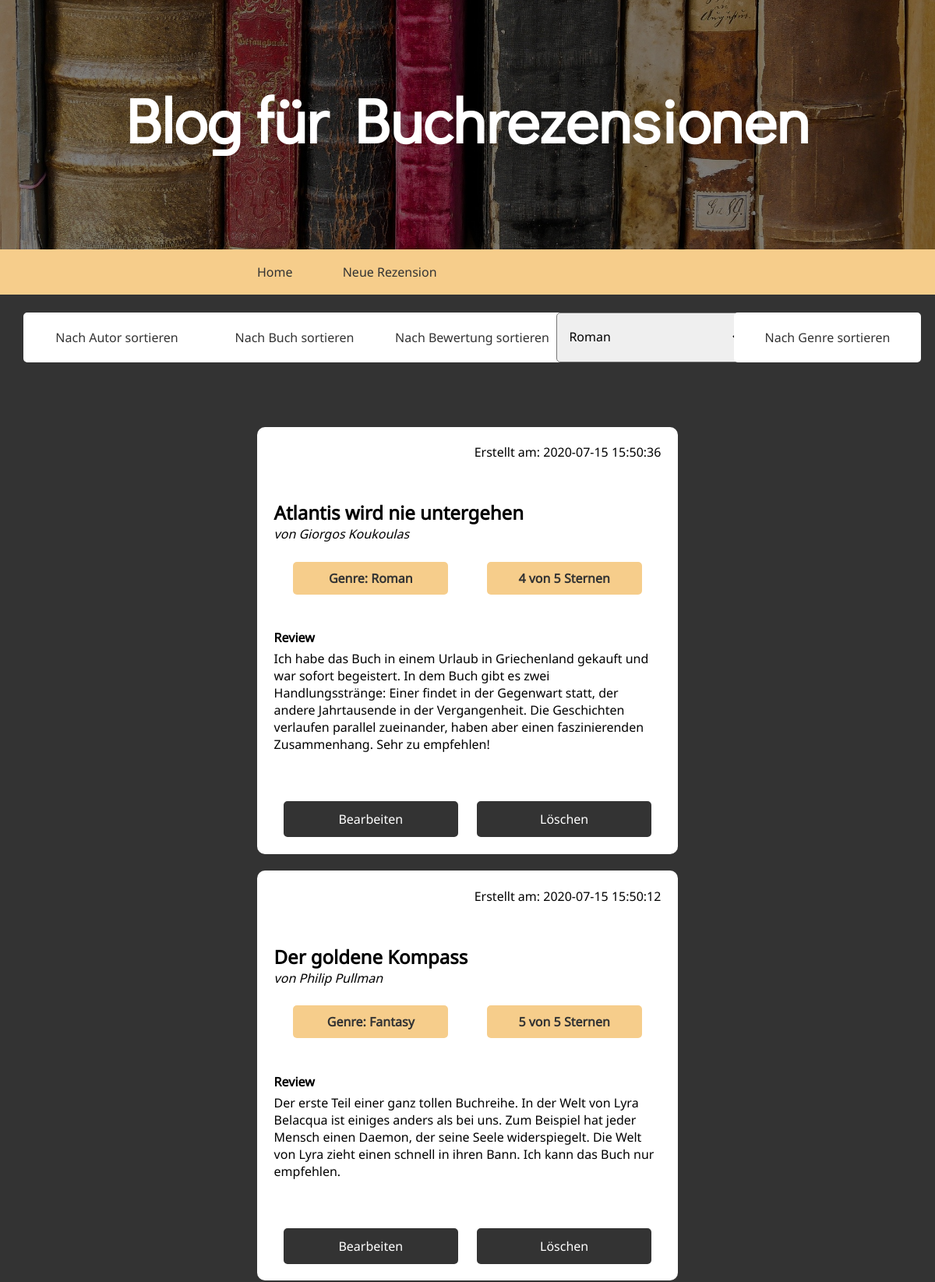
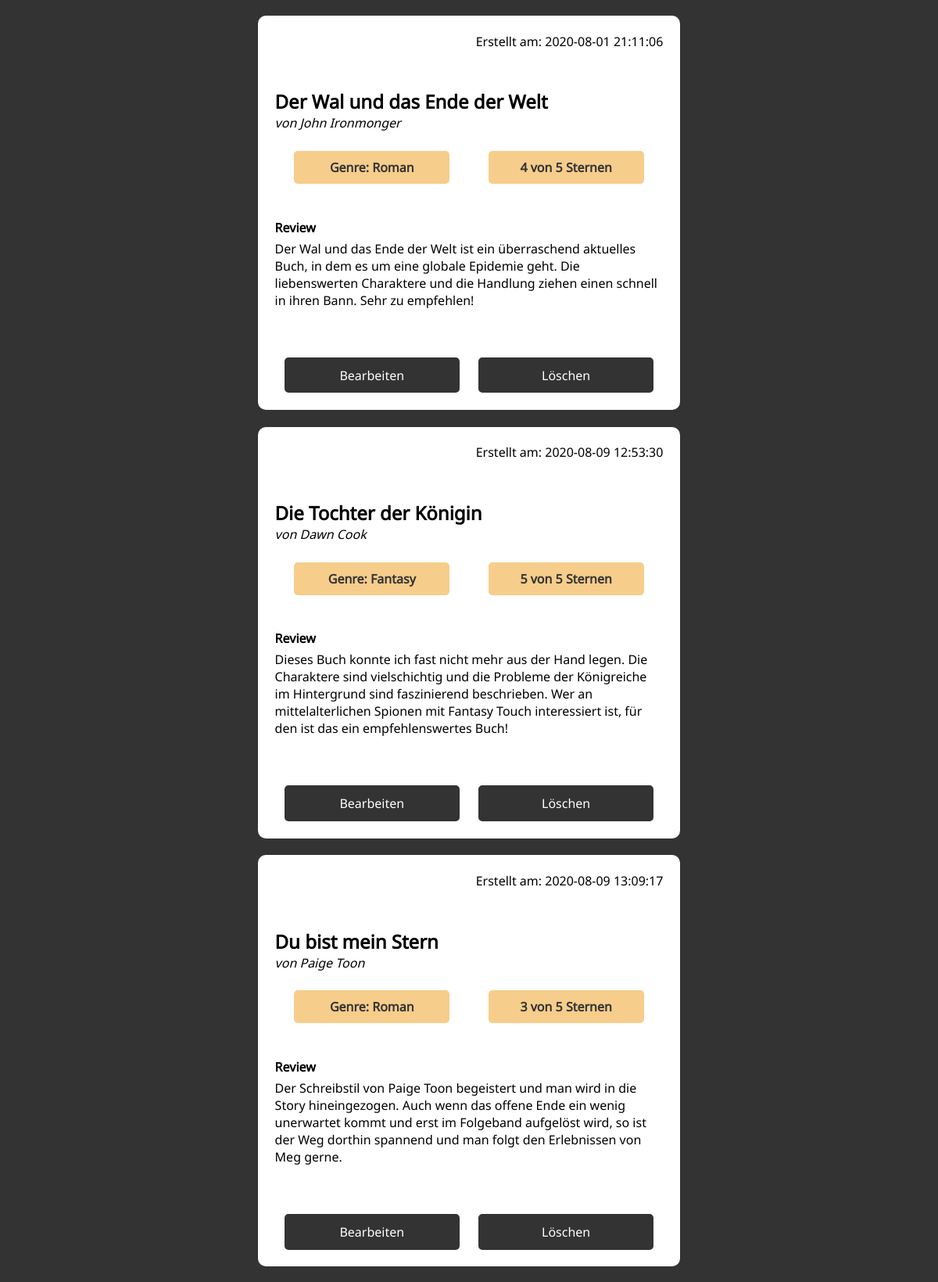
/booksort.php (upper part), run on the app's committed database (2 pictures, top to bottom).
### tables this page shows
CREATE TABLE `autor` (
  `AUTORID` int(11) NOT NULL,
  `VORNAME` varchar(50) NOT NULL,
  `NACHNAME` varchar(50) NOT NULL
);

CREATE TABLE `review` (
  `REVIEWID` int(11) NOT NULL,
  `BUCHID` bigint(11) NOT NULL,
  `REVIEW` longtext NOT NULL,
  `BEWERTUNG` int(11) NOT NULL,
  `DATUM` timestamp NOT NULL DEFAULT current_timestamp()
);

CREATE TABLE `buch` (
  `BUCHID` bigint(20) NOT NULL,
  `GENREID` int(11) NOT NULL,
  `AUTORID` int(11) NOT NULL,
  `BUCHTITEL` varchar(200) NOT NULL
);

CREATE TABLE `genre` (
  `GENREID` int(11) NOT NULL,
  `GENRE` varchar(50) NOT NULL
);

### booksort.php (the view, shortened to what this page needs)
<!DOCTYPE html>
<html>
<head>
    <link rel="stylesheet" href="css/styles.css">
</head>
<body>
    <div class="wrapper">
        <header>
            <div class="headerbackground">
                <div class="opacity">
                    <h1>Blog für Buchrezensionen</h1>
                    <nav>
                        <ul>
                            <li><a href="index.php">Home</a></li>
                            <li><a href="createreview.php">Neue Rezension</a></li>
                        </ul>
                    </nav>
                </div>
            </div>
        </header>
        <main>
            <div class="mainbackground">
                <?php
                include "initdb.php";
                ?>
                <div class="sort">
                    <div class="sortfloat1">
                        <form action="authorsort.php" method="POST">
                            <input type="submit" name="authorsort" id="authorsort" value="Nach Autor sortieren">
                        </form>
                    </div>
                    <div class="sortfloat1">
                        <form action="booksort.php" method="POST">
                            <input type="submit" name="booksort" id="booksort" value="Nach Buch sortieren">
                        </form>
                    </div>
                    <div class="sortfloat1">
                        <form action="bewertungsort.php" method="POST">
                            <input type="submit" name="bewertungsort" id="bewertungsort" value="Nach Bewertung sortieren">
                        </form>
                    </div>
                    <form action="genresort.php" method="POST">
                        <div class="sortfloat2">
                            <select name="genreId" required>
                                <option value="1">Roman</option>
                            </select>
                        </div>
                        <div class="sortfloat2">
                            <input type="submit" name="genresort" id="genresort" value="Nach Genre sortieren">
                        </div>
                    </form>
                </div>
                <div class="review">
                    <?php
                    $sql =  "SELECT * FROM autor, genre, buch, review WHERE review.BUCHID = buch.BUCHID AND buch.AUTORID = autor.AUTORID AND buch.GENREID = genre.GENREID ORDER BY BUCHTITEL ASC";
                    $result = $con->query($sql);
                    ?>
                    <?php while ($row = $result->fetch_assoc()) { ?>
                        <div class=post>
                            <span class="datum">
                                <?php echo "Erstellt am: " . $row["DATUM"]; ?>
                            </span>
                            <h3>
                                <?php echo $row["BUCHTITEL"]; ?>
                            </h3>
                            <span class="name">
                                <?php echo "von " . $row["VORNAME"]; ?>
                                <?php echo $row["NACHNAME"]; ?>
                            </span><br>
                            <span class="genre">
                                <?php echo "Genre: " . $row["GENRE"]; ?>
                            </span>
                            <span class="bewertung">
                                <?php echo $row["BEWERTUNG"] . " von 5 Sternen"; ?>
                            </span>
                            <h4>Review</h4>
                            <div class="reviewtext">
                                <?php echo $row["REVIEW"]; ?>
                            </div>
                            <div class="reviewbuttons">
                                <a href="editreview.php?edit=<?php echo $row['REVIEWID']; ?>">Bearbeiten </a>
                            </div>
                            <div class="reviewbuttons">
                                <a href="index.php?delete=<?php echo $row['REVIEWID']; ?> ">Löschen </a>
                            </div>
                        </div>
                    <?php } ?>
                </div>
            </div>
        </main>
    </div>
</body>
</html>

### css/styles.css (style rules this page uses)
* { margin: 0; padding: 0; box-sizing: border-box; font-family: "notosans", sans-serif; font-size: 1em; }
.mainbackground { width: 100%; margin: 0 auto; background-color: #333333; }
header .headerbackground { background-image: url("../img/headerbook.jpg"); background-size: cover; background-repeat: no-repeat; background-position: bottom; }
.opacity { background: rgba(0, 0, 0, 0.5); }
header h1 { text-align: center; color: rgb(78, 71, 71); padding: 10% 0; color: #fff; font-size: 2.5em; font-family: "didactic"; }
@media only screen and (min-width: 45em) { header h1 { font-size: 5em; } }
header nav { text-align: center; padding: 2.5% 0; background-color: #f6cd8b; }
header nav a { text-decoration: none; color: #333333; margin: 0 5%; }
@media only screen and (min-width: 45em) { header nav { padding: 1.5% 25%; } }
@media only screen and (min-width: 45em) { header nav { text-align: left; } }
nav ul li { display: inline; }
.wrapper .sort { text-align: center; margin: 0% auto; padding: 5% 0 0 0; }
.sortfloat1, .sortfloat2 { margin: 2% 0; }
.sort select, .sort input[type="submit"] { width: 100%; margin-top: 0; }
.sort input, .sort input[type="submit"] { background-color: #fff; color: #333333; border: 2px solid #fff; padding: 2%; }
@media only screen and (min-width: 45em) { .wrapper .sort { text-align: center; margin: 0% auto; padding: 0 2.5% 2% 2.5%; } }
@media only screen and (min-width: 45em) { .sort select, .sort input[type="submit"] { padding: 5%; width: 15em; height: 4em; margin: 0 auto; display: inline-block; border-radius: 5px; -moz-border-radius: 5px; -webkit-border-radius: 5px; } }
@media only screen and (min-width: 45em) { .sortfloat1, .sortfloat2 { display: block; width: 20%; float: left; margin: 2% auto; } }
.wrapper .review { padding: 5%; clear: both; }
.review .post { margin-bottom: 5%; padding: 4%; background-color: #fff; -moz-border-radius: 5px; -webkit-border-radius: 5px; border-radius: 5px; }
@media only screen and (min-width: 45em) { .wrapper .review { padding: 5%; } }
@media only screen and (min-width: 45em) { .review .post { width: 50%; margin: 0 auto 2% auto; padding: 2%; -moz-border-radius: 10px; -webkit-border-radius: 10px; border-radius: 10px; } }
.post .datum { float: right; margin-bottom: 10%; }
.post h3 { clear: both; font-size: 1.5em; }
.post .name { font-style: italic; }
.post .genre, .post .bewertung { display: inline-block; width: 100%; margin-top: 3%; text-align: center; background-color: #f6cd8b; color: #333333; padding: 2%; -moz-border-radius: 5px; -webkit-border-radius: 5px; border-radius: 5px; font-weight: bold; }
.post h4 { padding-top: 4%; padding-bottom: 1%; }
.post .reviewtext { padding-bottom: 10%; }
@media only screen and (min-width: 45em) { .post .genre, .post .bewertung { width: 40%; float: left; margin: 5%; } }
@media only screen and (min-width: 45em) { .post h4 { clear: both; } }
.reviewbuttons a { width: 100%; margin-top: 4%; padding: 2%; display: inline-block; text-align: center; background-color: #333333; border: 2px solid #333333; -moz-border-radius: 5px; -webkit-border-radius: 5px; border-radius: 5px; cursor: pointer; text-decoration: none; color: #fff; }
@media only screen and (min-width: 45em) { .reviewbuttons a { float: left; width: 45%; margin: 2.5% 2.5% 0% 2.5%; } }

### data on the page
autor: review.DATUM "2020-07-15 15:50:36", buch.BUCHTITEL "Atlantis wird nie untergehen", VORNAME "Giorgos", NACHNAME "Koukoulas", genre.GENRE "Roman", review.BEWERTUNG "4", review.REVIEW "Ich habe das Buch in einem Urlaub in Griechenland gekauft und war sofort begeistert. In dem Buch gibt es zwei Handlungsstränge: Einer findet in der Gegenwart statt, der andere Jahrtausende in der Vergangenheit. Die Geschichten verlaufen parallel zueinander, haben aber einen faszinierenden Zusammenhang. Sehr zu empfehlen!"
autor: review.DATUM "2020-07-15 15:50:12", buch.BUCHTITEL "Der goldene Kompass", VORNAME "Philip", NACHNAME "Pullman", genre.GENRE "Fantasy", review.BEWERTUNG "5", review.REVIEW "Der erste Teil einer ganz tollen Buchreihe. In der Welt von Lyra Belacqua ist einiges anders als bei uns. Zum Beispiel hat jeder Mensch einen Daemon, der seine Seele widerspiegelt. Die Welt von Lyra zieht einen schnell in ihren Bann. Ich kann das Buch nur empfehlen."
autor: review.DATUM "2020-08-01 21:11:06", buch.BUCHTITEL "Der Wal und das Ende der Welt", VORNAME "John", NACHNAME "Ironmonger", genre.GENRE "Roman", review.BEWERTUNG "4", review.REVIEW "Der Wal und das Ende der Welt ist ein überraschend aktuelles Buch, in dem es um eine globale Epidemie geht. Die liebenswerten Charaktere und die Handlung ziehen einen schnell in ihren Bann. Sehr zu empfehlen!"
autor: review.DATUM "2020-08-09 12:53:30", buch.BUCHTITEL "Die Tochter der Königin", VORNAME "Dawn", NACHNAME "Cook", genre.GENRE "Fantasy", review.BEWERTUNG "5", review.REVIEW "Dieses Buch konnte ich fast nicht mehr aus der Hand legen. Die Charaktere sind vielschichtig und die Probleme der Königreiche im Hintergrund sind faszinierend beschrieben. Wer an mittelalterlichen Spionen mit Fantasy Touch interessiert ist, für den ist das ein empfehlenswertes Buch!"
autor: review.DATUM "2020-08-09 13:09:17", buch.BUCHTITEL "Du bist mein Stern", VORNAME "Paige", NACHNAME "Toon", genre.GENRE "Roman", review.BEWERTUNG "3", review.REVIEW "Der Schreibstil von Paige Toon begeistert und man wird in die Story hineingezogen. Auch wenn das offene Ende ein wenig unerwartet kommt und erst im Folgeband aufgelöst wird, so ist der Weg dorthin spannend und man folgt den Erlebnissen von Meg gerne."
